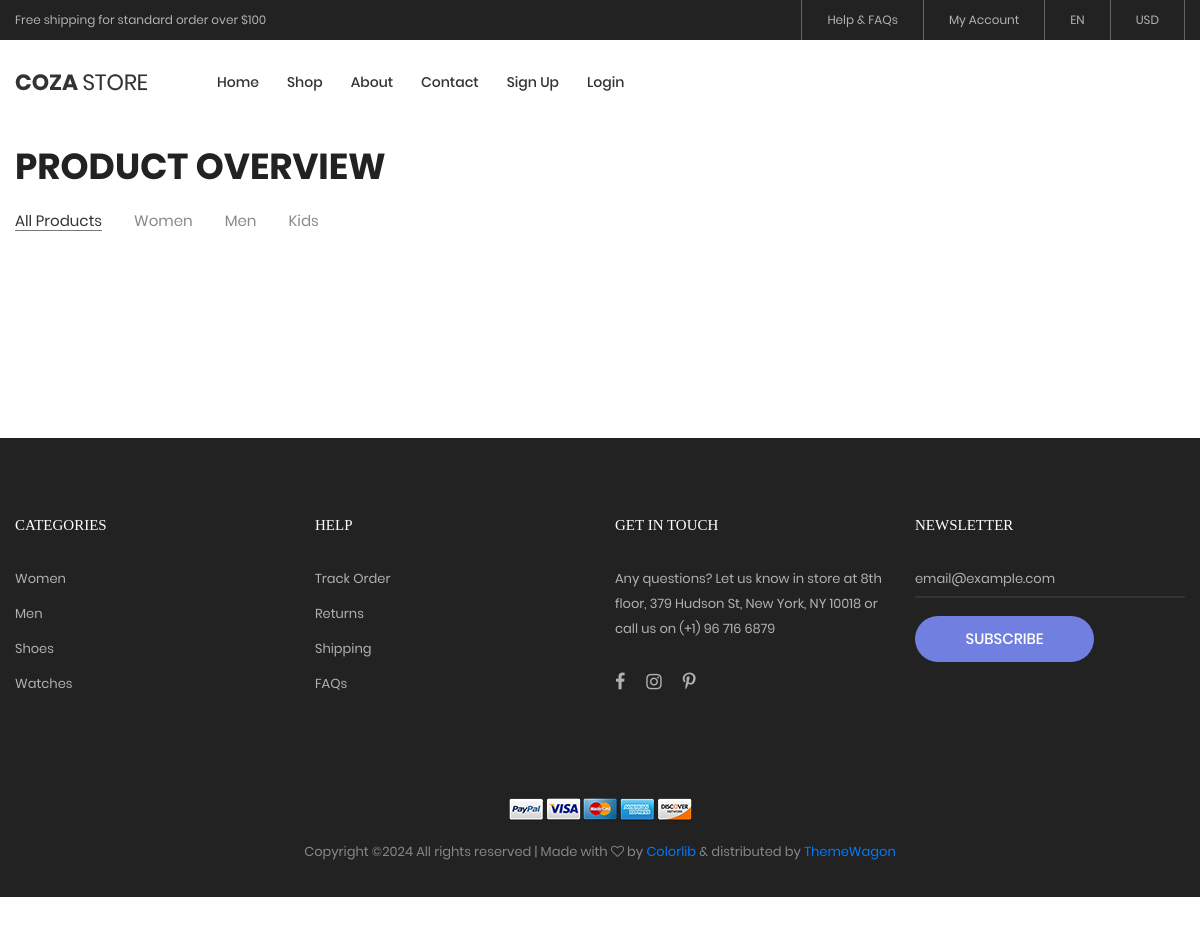
The page /product/ on the database as committed earlier.
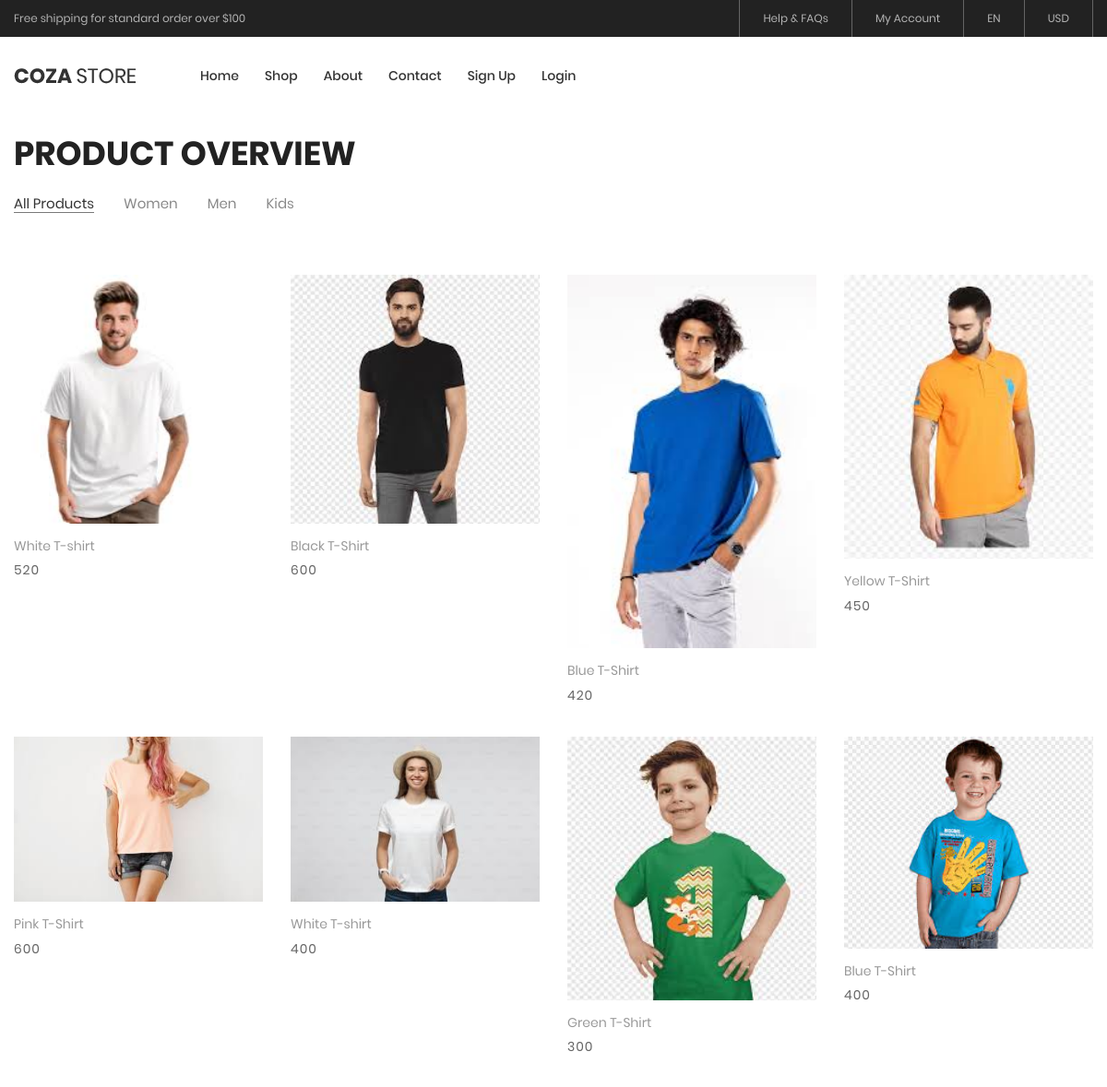
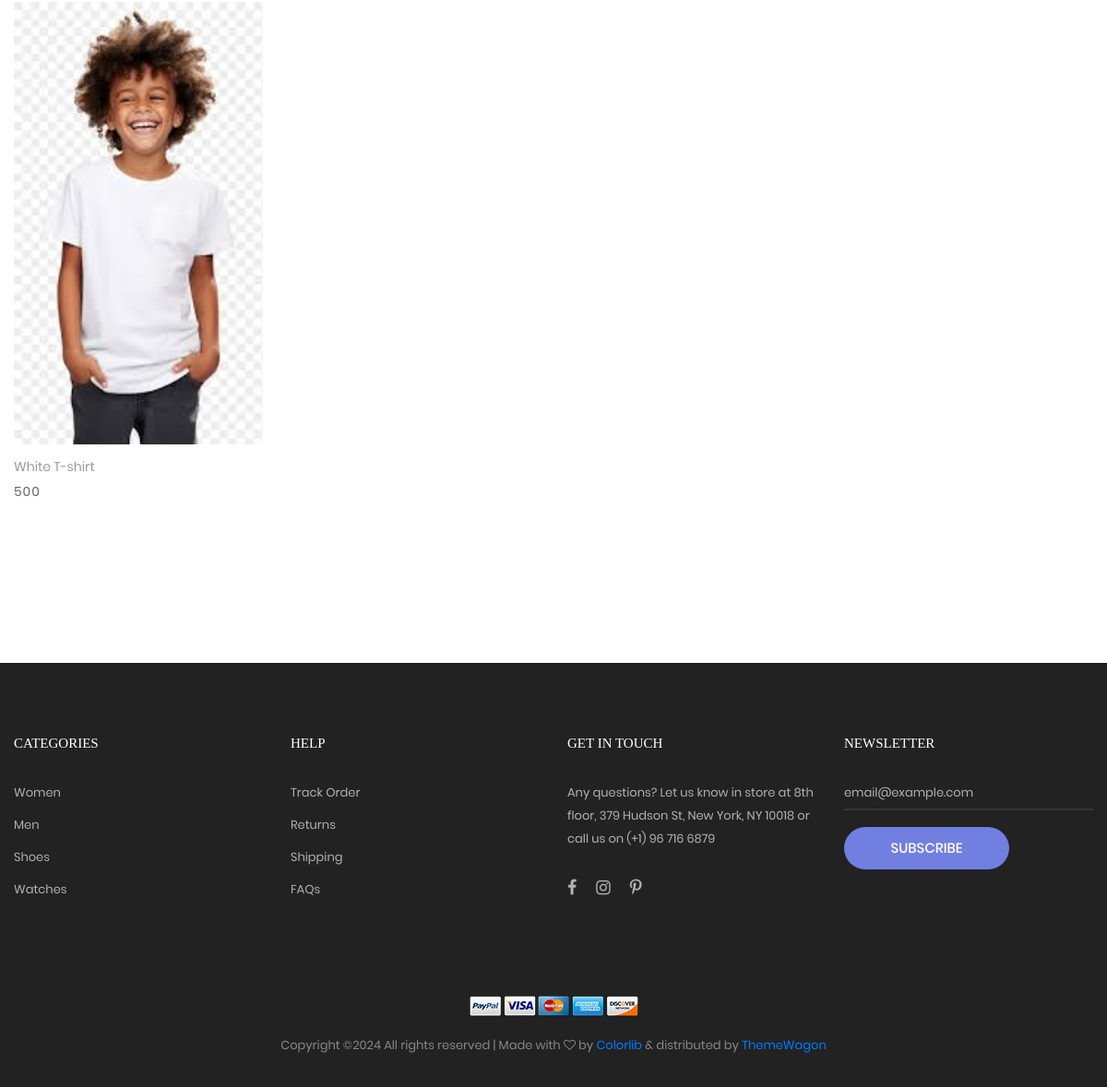
The same page on the database as committed later (2 pictures, top to bottom).
### myapp/models.py (models this page shows, shortened)
class Product(models.Model):
	category=(
		("Men","Men"),
		("Women","Women"),
		("Kids","Kids"),
	)
	seller=models.ForeignKey(User,on_delete=models.CASCADE)
	product_category=models.CharField(max_length=100,choices=category)
	product_name=models.CharField(max_length=100)
	product_price=models.PositiveIntegerField()
	product_desc=models.TextField()
	product_image=models.ImageField(upload_to="product_image/")

### myapp/views.py (the view)
# urls.py: path('product/',views.product,name='product'),
def product(request):
	products=Product.objects.all()
	return render(request,'product.html',{'products':products})

### myapp/templates/product.html (shortened to what this page needs)
{% extends 'header.html' %}
{% load static %}
{% block content%}
<!DOCTYPE html>
<html lang="en">
<head>
</head>
<body class="animsition">
	<section class="bg0 p-t-23 p-b-140">
		<div class="container">
			<div class="p-b-10">
				<h3 class="ltext-103 cl5">
					Product Overview
				</h3>
			</div>
			<div class="flex-w flex-sb-m p-b-52">
				<div class="flex-w flex-l-m filter-tope-group m-tb-10">
					<button class="stext-106 cl6 hov1 bor3 trans-04 m-r-32 m-tb-5 how-active1" data-filter="*">
						All Products
					</button>
					<button class="stext-106 cl6 hov1 bor3 trans-04 m-r-32 m-tb-5" data-filter=".women">
						Women
					</button>
					<button class="stext-106 cl6 hov1 bor3 trans-04 m-r-32 m-tb-5" data-filter=".men">
						Men
					</button>
					<button class="stext-106 cl6 hov1 bor3 trans-04 m-r-32 m-tb-5" data-filter=".bag">
						Kids
					</button>
				</div>
			</div>
			<div class="row isotope-grid">
				{% for i in products %}
				<div class="col-sm-6 col-md-4 col-lg-3 p-b-35 isotope-item women">
					<div class="block2">
						<div class="block2-pic hov-img0">
							<img src="{{i.product_image.url}}" alt="IMG-PRODUCT">
						</div>
						<div class="block2-txt flex-w flex-t p-t-14">
							<div class="block2-txt-child1 flex-col-l ">
								<a href="product-detail.html" class="stext-104 cl4 hov-cl1 trans-04 js-name-b2 p-b-6">
									{{i.product_name}}
								</a>
								<span class="stext-105 cl3">
									{{i.product_price}}
								</span>
							</div>
						</div>
					</div>
				</div>
				{% endfor %}
			</div>
		</div>
	</section>
</body>
</html>
{% endblock %}

### myapp/templates/header.html (shortened to what this page needs)
{% load static %}
<!DOCTYPE html>
<html lang="en">
<head>
	<link rel="stylesheet" type="text/css" href="{% static 'vendor/bootstrap/css/bootstrap.min.css' %}">
	<link rel="stylesheet" type="text/css" href="{% static 'fonts/font-awesome-4.7.0/css/font-awesome.min.css' %}">
	<link rel="stylesheet" type="text/css" href="{% static 'fonts/iconic/css/material-design-iconic-font.min.css' %}">
	<link rel="stylesheet" type="text/css" href="{% static 'fonts/linearicons-v1.0.0/icon-font.min.css' %}">
	<link rel="stylesheet" type="text/css" href="{% static 'vendor/animate/animate.css' %}">
	<link rel="stylesheet" type="text/css" href="{% static 'vendor/css-hamburgers/hamburgers.min.css' %}">
	<link rel="stylesheet" type="text/css" href="{% static 'vendor/animsition/css/animsition.min.css' %}">
	<link rel="stylesheet" type="text/css" href="{% static 'vendor/select2/select2.min.css' %}">
	<link rel="stylesheet" type="text/css" href="{% static 'vendor/daterangepicker/daterangepicker.css' %}">
	<link rel="stylesheet" type="text/css" href="{% static 'vendor/slick/slick.css' %}">
	<link rel="stylesheet" type="text/css" href="{% static 'vendor/MagnificPopup/magnific-popup.css' %}">
	<link rel="stylesheet" type="text/css" href="{% static 'vendor/perfect-scrollbar/perfect-scrollbar.css' %}">
	<link rel="stylesheet" type="text/css" href="{% static 'css/util.css' %}">
	<link rel="stylesheet" type="text/css" href="{% static 'css/main.css' %}">
</head>
<body class="animsition">
	<header class="header-v4">
		<div class="container-menu-desktop">
			<div class="top-bar">
				<div class="content-topbar flex-sb-m h-full container">
					<div class="left-top-bar">
						Free shipping for standard order over $100
					</div>
					<div class="right-top-bar flex-w h-full">
						<a href="#" class="flex-c-m trans-04 p-lr-25">
							Help & FAQs
						</a>
						<a href="#" class="flex-c-m trans-04 p-lr-25">
							My Account
						</a>
						<a href="#" class="flex-c-m trans-04 p-lr-25">
							EN
						</a>
						<a href="#" class="flex-c-m trans-04 p-lr-25">
							USD
						</a>
					</div>
				</div>
			</div>
			<div class="wrap-menu-desktop">
				<nav class="limiter-menu-desktop container">
					<a href="/" class="logo">
						<img src="{% static 'images/icons/logo-01.png' %}" alt="IMG-LOGO">
					</a>
					<div class="menu-desktop">
						<ul class="main-menu">
							<li>
								<a href="/">Home</a>
							</li>
							<li>
								<a href="{% url 'product' %}">Shop</a>
							</li>
							<li>
								<a href="{% url 'about' %}">About</a>
							</li>
							<li>
								<a href="{% url 'contact' %}">Contact</a>
							</li>
							{% if request.session.email %}
								<li>
									<a href="{% url 'change-password' %}">Change Password</a>
								</li>
								<li>
									<a href="{% url 'logout' %}">Logout({{request.session.fname}})</a>
								</li>
								<li>
									<a href="{% url 'profile' %}">
										<img src="{{request.session.profile_picture}}" style="width: 50px;height: 50px;border-radius: 50%;">
									</a>
								</li>
							{% else %}
								<li>
									<a href="{% url 'signup' %}">Sign Up</a>
								</li>
								<li>
									<a href="{% url 'login' %}">Login</a>
								</li>
							{% endif %}
						</ul>
					</div>
				</nav>
			</div>
		</div>
	</header>
	{% block content %}
	{% endblock %}
	<footer class="bg3 p-t-75 p-b-32">
		<div class="container">
			<div class="row">
				<div class="col-sm-6 col-lg-3 p-b-50">
					<h4 class="stext-301 cl0 p-b-30">
						Categories
					</h4>
					<ul>
						<li class="p-b-10">
							<a href="#" class="stext-107 cl7 hov-cl1 trans-04">
								Women
							</a>
						</li>
						<li class="p-b-10">
							<a href="#" class="stext-107 cl7 hov-cl1 trans-04">
								Men
							</a>
						</li>
						<li class="p-b-10">
							<a href="#" class="stext-107 cl7 hov-cl1 trans-04">
								Shoes
							</a>
						</li>
						<li class="p-b-10">
							<a href="#" class="stext-107 cl7 hov-cl1 trans-04">
								Watches
							</a>
						</li>
					</ul>
				</div>
				<div class="col-sm-6 col-lg-3 p-b-50">
					<h4 class="stext-301 cl0 p-b-30">
						Help
					</h4>
					<ul>
						<li class="p-b-10">
							<a href="#" class="stext-107 cl7 hov-cl1 trans-04">
								Track Order
							</a>
						</li>
						<li class="p-b-10">
							<a href="#" class="stext-107 cl7 hov-cl1 trans-04">
								Returns
							</a>
						</li>
						<li class="p-b-10">
							<a href="#" class="stext-107 cl7 hov-cl1 trans-04">
								Shipping
							</a>
						</li>
						<li class="p-b-10">
							<a href="#" class="stext-107 cl7 hov-cl1 trans-04">
								FAQs
							</a>
						</li>
					</ul>
				</div>
				<div class="col-sm-6 col-lg-3 p-b-50">
					<h4 class="stext-301 cl0 p-b-30">
						GET IN TOUCH
					</h4>
					<p class="stext-107 cl7 size-201">
						Any questions? Let us know in store at 8th floor, 379 Hudson St, New York, NY 10018 or call us on (+1) 96 716 6879
					</p>
					<div class="p-t-27">
						<a href="#" class="fs-18 cl7 hov-cl1 trans-04 m-r-16">
							<i class="fa fa-facebook"></i>
						</a>
						<a href="#" class="fs-18 cl7 hov-cl1 trans-04 m-r-16">
							<i class="fa fa-instagram"></i>
						</a>
						<a href="#" class="fs-18 cl7 hov-cl1 trans-04 m-r-16">
							<i class="fa fa-pinterest-p"></i>
						</a>
					</div>
				</div>
				<div class="col-sm-6 col-lg-3 p-b-50">
					<h4 class="stext-301 cl0 p-b-30">
						Newsletter
					</h4>
					<form>
						<div class="wrap-input1 w-full p-b-4">
							<input class="input1 bg-none plh1 stext-107 cl7" type="text" name="email" placeholder="email@example.com">
						</div>
						<div class="p-t-18">
							<button class="flex-c-m stext-101 cl0 size-103 bg1 bor1 hov-btn2 p-lr-15 trans-04">
								Subscribe
							</button>
						</div>
					</form>
				</div>
			</div>
			<div class="p-t-40">
				<div class="flex-c-m flex-w p-b-18">
					<a href="#" class="m-all-1">
						<img src="{% static 'images/icons/icon-pay-01.png' %}" alt="ICON-PAY">
					</a>
					<a href="#" class="m-all-1">
						<img src="{% static 'images/icons/icon-pay-02.png' %}" alt="ICON-PAY">
					</a>
					<a href="#" class="m-all-1">
						<img src="{% static 'images/icons/icon-pay-03.png' %}" alt="ICON-PAY">
					</a>
					<a href="#" class="m-all-1">
						<img src="{% static 'images/icons/icon-pay-04.png' %}" alt="ICON-PAY">
					</a>
					<a href="#" class="m-all-1">
						<img src="{% static 'images/icons/icon-pay-05.png' %}" alt="ICON-PAY">
					</a>
				</div>
				<p class="stext-107 cl6 txt-center">
Copyright &copy;<script>document.write(new Date().getFullYear());</script> All rights reserved | Made with <i class="fa fa-heart-o" aria-hidden="true"></i> by <a href="https://colorlib.com" target="_blank">Colorlib</a> &amp; distributed by <a href="https://themewagon.com" target="_blank">ThemeWagon</a>
				</p>
			</div>
		</div>
	</footer>
</body>
</html>

### myapp/static/css/main.css (style rules this page uses)
.container { max-width: 1380px; }
@media (max-width: 1600px) { .container { max-width: 1200px; } }
.container-menu-desktop { height: auto; width: 100%; position: relative; -webkit-transition: all 0.3s; -o-transition: all 0.3s; -moz-transition: all 0.3s; transition: all 0.3s; }
.header-v4 .container-menu-desktop { height: 124px; }
.top-bar { height: 40px; background-color: #222; }
.left-top-bar { font-family: Poppins-Regular; font-size: 12px; line-height: 1.8; color: #b2b2b2; }
.right-top-bar a { font-family: Poppins-Regular; font-size: 12px; line-height: 1.8; height: 100%; color: #b2b2b2; border-right: 1px solid rgba(255,255,255,0.3); }
.right-top-bar a:first-child { border-left: 1px solid rgba(255,255,255,0.3); }
.wrap-menu-desktop { position: fixed; z-index: 1100; background-color: transparent; width: 100%; height: 84px; top: 40px; left: 0px; -webkit-transition: height 0.3s, background-color 0.3s; -o-transition: height 0.3s, background-color 0.3s; -moz-transition: height 0.3s, background-color 0.3s; transition: height 0.3s, background-color 0.3s; }
.header-v4 .wrap-menu-desktop { background-color: #fff; }
.limiter-menu-desktop { height: 100%; display: -webkit-box; display: -webkit-flex; display: -moz-box; display: -ms-flexbox; display: flex; align-items: center; background-color: transparent; }
.logo { display: -webkit-box; display: -webkit-flex; display: -moz-box; display: -ms-flexbox; display: flex; align-items: center; height: 65%; margin-right: 55px; }
.logo img { max-width: 100%; max-height: 100%; }
.menu-desktop { display: -webkit-box; display: -webkit-flex; display: -moz-box; display: -ms-flexbox; display: flex; align-items: center; height: 100%; }
.main-menu { list-style-type: none; margin: 0; display: -webkit-box; display: -webkit-flex; display: -moz-box; display: -ms-flexbox; display: flex; align-items: center; }
.main-menu > li { display: block; position: relative; padding: 20px 10px 20px 0px; margin: 0px 4px 0px 14px; }
.main-menu > li > a { font-family: Poppins-Medium; font-size: 14px; color: #333; padding: 5px 0px; transition: all 0.4s; -webkit-transition: all 0.4s; -o-transition: all 0.4s; -moz-transition: all 0.4s; }
.block2-pic { position: relative; }
.block2-txt-child1 { width: calc(100% - 30px); }
.cl0 { color: #fff; }
.cl3 { color: #666; }
.cl4 { color: #999; }
.cl5 { color: #222; }
.cl6 { color: #888; }
.cl7 { color: #b2b2b2; }
.stext-101 { font-family: Poppins-Medium; font-size: 15px; line-height: 1.466667; text-transform: uppercase; }
.stext-104 { font-family: Poppins-Regular; font-size: 14px; line-height: 1.466667; }
.stext-105 { font-family: Poppins-Regular; font-size: 14px; line-height: 1.466667; letter-spacing: 1px; }
.stext-106 { font-family: Poppins-Regular; font-size: 15px; line-height: 1.2; }
.stext-107 { font-family: Poppins-Regular; font-size: 13px; line-height: 1.923; }
.stext-301 { font-family: Montserrat-Bold; font-size: 15px; line-height: 1.6; text-transform: uppercase; }
.ltext-103 { font-family: Poppins-Bold; font-size: 36px; line-height: 1.1; text-transform: uppercase; }
.size-103 { min-width: 179px; height: 46px; }
.size-201 { max-width: 270px; }
.bg-none { background-color: transparent; }
.bg0 { background-color: #fff; }
.bg1 { background-color: #717fe0; }
.bg3 { background-color: #222; }
.bor1 { border-radius: 23px; }
.bor3 { border-bottom: 1px solid transparent; }
.how-active1 { color: #333; border-color: #797979; }
.wrap-input1 { position: relative; border-bottom: 2px solid rgba(204,204,204, 0.1); }
.input1 { background-color: transparent; width: 100%; }
.hov-img0 { display: block; overflow: hidden; }
.hov-img0 img { width: 100%; -webkit-transition: transform 0.9s ease; -o-transition: transform 0.9s ease; -moz-transition: transform 0.9s ease; transition: transform 0.9s ease; }

Rows that differ between the two databases and show on the page:
added Product: product_image (picture), product_name "White T-shirt", product_price "520"
added Product: product_image (picture), product_name "Black T-Shirt", product_price "600"
added Product: product_image (picture), product_name "Blue T-Shirt", product_price "420"
added Product: product_image (picture), product_name "Yellow T-Shirt", product_price "450"
added Product: product_image (picture), product_name "Pink T-Shirt", product_price "600"
added Product: product_image (picture), product_name "White T-shirt", product_price "400"
added Product: product_image (picture), product_name "Green T-Shirt", product_price "300"
added Product: product_image (picture), product_name "Blue T-Shirt", product_price "400"
added Product: product_image (picture), product_name "White T-shirt", product_price "500"
